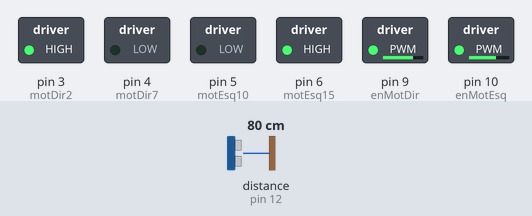
The sketch below on a simulated Arduino Uno, built with avr-gcc and run on an emulated ATmega328P. On the bench: switched loads named in the sketch (green lamp = pin HIGH). Inputs (shaded band) come from the test bench; at power-on: distance to the obstacle (sensor on pin 12) 80 cm. The echo pulse lasts 58.3 µs per cm.

Above: at 1.2 s.
1.3 s: distance to the obstacle (sensor on pin 12) set to 16 cm
2.8 s: distance to the obstacle (sensor on pin 12) set to 12 cm
At 3.9 s:
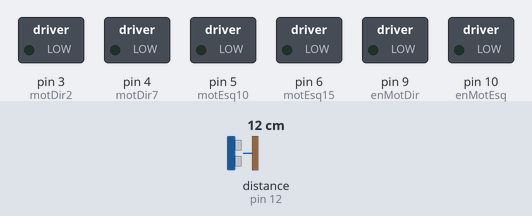
4.4 s: distance to the obstacle (sensor on pin 12) set to 18 cm
At 6.3 s:
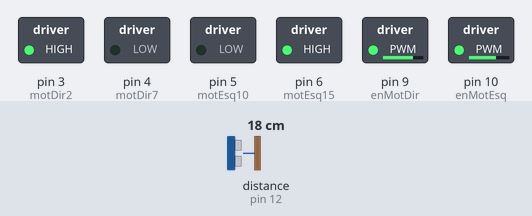
7.4 s: distance to the obstacle (sensor on pin 12) set to 2 cm
At 8.3 s:
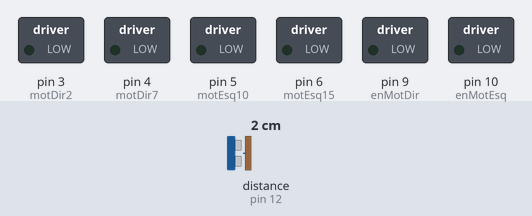
Timing chart, 0 to 10.0 s (numbered marks = the images above; inputs shaded):
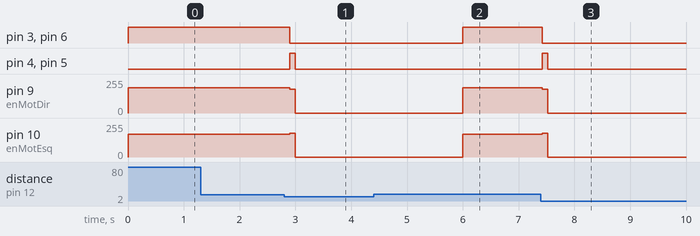

The sketch:

PrimeiroDojo.ino
```cpp
#include <Ultrasonic.h> //importa a biblioteca do sensor Ultrasonico

int enMotDir = 9;  //Controle por PWM velocidade do motor direita
int enMotEsq = 10; //Controle por PWM velocidade do motor esquerda
int motDir2 = 3;   //Sinal motor direita ligado no pino 2 do L293D
int motDir7 = 4;   //Sinal motor direita ligado no pino 7 do L293D
int motEsq15 = 6;  //Sinal motor esquerda ligado no pino 5 do L293D
int motEsq10 = 5;  //Sinal motor esquerda ligado no pino 10 do L293D
const int vel = 180;//para controlar a velocida de frente e traz do robo
const int velGiro = 200;//para controlar a velocida giro do robo
int distancia = 0; //variável que irá receber os valores da distância
long microSec = 0; //variavel exigida para conversão de valores de distância

#define ECHO 12 //dinição de variavel para o sensor de distância
#define TRIGGER  13 //dinição de variavel para o sensor de distância

Ultrasonic sensorUltrasonico(TRIGGER,ECHO); //chamada do metodo do sensor ultrasonico

void setup(){
  pinMode(enMotDir,OUTPUT);
  pinMode(enMotEsq,OUTPUT);
  pinMode(motDir2,OUTPUT);
  pinMode(motDir7,OUTPUT);
  pinMode(motEsq15,OUTPUT);
  pinMode(motEsq10,OUTPUT);
}


void loop(){
  microSec = sensorUltrasonico.timing(); //recebendo o valor lido direto no sensor
  distancia = sensorUltrasonico.convert(microSec, Ultrasonic::CM); //converte o valor para centimetro, descartando os valores apos a virgula

  if(distancia >= 15){  //se distancia menor que 15 centimetros
    digitalWrite(2, HIGH);  //acende o teste para ver que o robo esta andando
    frente(); //executa a função frente que faz o carro andar para frente
    delay(100);  //o carro anda por 100 milessegundos
  }else{
    digitalWrite(2, LOW); //apaga o teste para ver que o robo esta andando
    tras();
    delay(100);
    parado(); //executa a função parado que faz o carro parar
    delay(3000); // o carro fica parado por 3 segundos
  }
  // mudaDirecao();
}

void frente(){ //observação os motores NÃO podem estar com os dois POLOS em HIGH
//sentido dos motores para andar para frente deve ser invertido
  digitalWrite(motDir2, HIGH);
  digitalWrite(motDir7, LOW);

  digitalWrite(motEsq10, LOW);
  digitalWrite(motEsq15, HIGH);
 //controle de velocida dos motores
  analogWrite(enMotDir, vel+10);
  analogWrite(enMotEsq, vel-10);
}

void tras(){
  digitalWrite(motDir2, LOW);
  digitalWrite(motDir7, HIGH);

  digitalWrite(motEsq10, HIGH);
  digitalWrite(motEsq15, LOW);

  analogWrite(enMotDir, vel);
  analogWrite(enMotEsq, vel);
}

void esquerda(){
  digitalWrite(motDir2, LOW);
  digitalWrite(motDir7, HIGH);

  digitalWrite(motEsq10, LOW);
  digitalWrite(motEsq15, HIGH);

  analogWrite(enMotDir, velGiro);
  analogWrite(enMotEsq, velGiro);
}

void direita (){
  digitalWrite(motEsq10, HIGH);
  digitalWrite(motEsq15, LOW);

  digitalWrite(motEsq10, HIGH);
  digitalWrite(motEsq15, LOW);

  analogWrite(enMotEsq, vel);
  analogWrite(enMotEsq, vel);
}

void mudaDirecao(){ //função para o robo girar
  tras();
  delay(1000);
  esquerda();
  delay(580);
}

void parado(){
  digitalWrite(motDir2, LOW);
  digitalWrite(motDir7, LOW);

  digitalWrite(motEsq10, LOW);
  digitalWrite(motEsq15, LOW);

  analogWrite(enMotDir, 0);
  analogWrite(enMotEsq, 0);
}
```

Measured:
- the behaviour switches between 15 and 14 cm on distance to the obstacle (sensor on pin 12) (found by bisection; images 0 and 1)
- after the input at 1.3 s, every drawn part: stays the same
- after the input at 2.8 s, pin 3 (motDir2), pin 6 (motEsq15): HIGH → LOW after 0.10 s; pin 4 (motDir7), pin 5 (motEsq10): LOW → HIGH after 0.10 s, → LOW 0.10 s later; pin 9 (enMotDir): 190/255 → 180/255 after 0.10 s, → 0/255 0.10 s later; pin 10 (enMotEsq): 170/255 → 180/255 after 0.10 s, → 0/255 0.10 s later
- after the input at 4.4 s, pin 3 (motDir2), pin 6 (motEsq15): LOW → HIGH after 1.6 s; pin 4 (motDir7), pin 5 (motEsq10): stays LOW (without the input it goes to HIGH after 1.6 s)
- after the input at 7.4 s, pin 3 (motDir2), pin 6 (motEsq15): HIGH → LOW at once; pin 4 (motDir7), pin 5 (motEsq10): LOW → HIGH at once, → LOW 0.10 s later; pin 9 (enMotDir): 190/255 → 180/255 at once, → 0/255 0.10 s later; pin 10 (enMotEsq): 170/255 → 180/255 at once, → 0/255 0.10 s later
